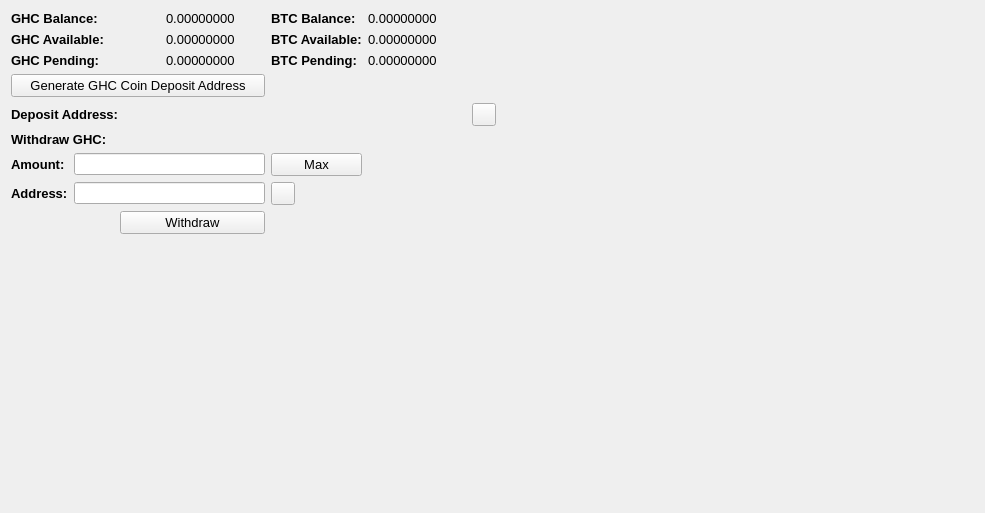
     <widget class="QWidget" name="BalanceTab">
      <attribute name="title">
       <string>Balance</string>
      </attribute>
      <layout class="QGridLayout" name="gridLayout_2">
       <item row="0" column="0" colspan="2">
        <widget class="QLabel" name="label_11">
         <property name="font">
          <font>
           <pointsize>10</pointsize>
           <weight>75</weight>
           <bold>true</bold>
          </font>
         </property>
         <property name="text">
          <string>GHC Balance:</string>
         </property>
        </widget>
       </item>
       <item row="0" column="3">
        <widget class="QLabel" name="DVYBalanceLabel">
         <property name="font">
          <font>
           <pointsize>10</pointsize>
          </font>
         </property>
         <property name="text">
          <string>0.00000000</string>
         </property>
         <property name="textInteractionFlags">
          <set>Qt::LinksAccessibleByMouse|Qt::TextSelectableByMouse</set>
         </property>
        </widget>
       </item>
       <item row="0" column="4">
        <widget class="QLabel" name="label_12">
         <property name="font">
          <font>
           <pointsize>10</pointsize>
           <weight>75</weight>
           <bold>true</bold>
          </font>
         </property>
         <property name="text">
          <string>BTC Balance:</string>
         </property>
        </widget>
       </item>
       <item row="0" column="5">
        <widget class="QLabel" name="BitcoinBalanceLabel">
         <property name="font">
          <font>
           <pointsize>10</pointsize>
          </font>
         </property>
         <property name="text">
          <string>0.00000000</string>
         </property>
         <property name="textInteractionFlags">
          <set>Qt::LinksAccessibleByMouse|Qt::TextSelectableByMouse</set>
         </property>
        </widget>
       </item>
       <item row="0" column="7" rowspan="10">
        <spacer name="horizontalSpacer_4">
         <property name="orientation">
          <enum>Qt::Horizontal</enum>
         </property>
         <property name="sizeHint" stdset="0">
          <size>
           <width>478</width>
           <height>488</height>
          </size>
         </property>
        </spacer>
       </item>
       <item row="1" column="0" colspan="2">
        <widget class="QLabel" name="label_13">
         <property name="font">
          <font>
           <pointsize>10</pointsize>
           <weight>75</weight>
           <bold>true</bold>
          </font>
         </property>
         <property name="text">
          <string>GHC Available:</string>
         </property>
        </widget>
       </item>
       <item row="1" column="3">
        <widget class="QLabel" name="DVYAvailableLabel_2">
         <property name="font">
          <font>
           <pointsize>10</pointsize>
          </font>
         </property>
         <property name="text">
          <string>0.00000000</string>
         </property>
         <property name="textInteractionFlags">
          <set>Qt::LinksAccessibleByMouse|Qt::TextSelectableByMouse</set>
         </property>
        </widget>
       </item>
       <item row="1" column="4">
        <widget class="QLabel" name="label_15">
         <property name="font">
          <font>
           <pointsize>10</pointsize>
           <weight>75</weight>
           <bold>true</bold>
          </font>
         </property>
         <property name="text">
          <string>BTC Available:</string>
         </property>
        </widget>
       </item>
       <item row="1" column="5">
        <widget class="QLabel" name="BitcoinAvailableLabel">
         <property name="font">
          <font>
           <pointsize>10</pointsize>
          </font>
         </property>
         <property name="text">
          <string>0.00000000</string>
         </property>
         <property name="textInteractionFlags">
          <set>Qt::LinksAccessibleByMouse|Qt::TextSelectableByMouse</set>
         </property>
        </widget>
       </item>
       <item row="2" column="0" colspan="2">
        <widget class="QLabel" name="label_14">
         <property name="font">
          <font>
           <pointsize>10</pointsize>
           <weight>75</weight>
           <bold>true</bold>
          </font>
         </property>
         <property name="text">
          <string>GHC Pending:</string>
         </property>
        </widget>
       </item>
       <item row="2" column="3">
        <widget class="QLabel" name="DVYPendingLabel">
         <property name="font">
          <font>
           <pointsize>10</pointsize>
          </font>
         </property>
         <property name="text">
          <string>0.00000000</string>
         </property>
         <property name="textInteractionFlags">
          <set>Qt::LinksAccessibleByMouse|Qt::TextSelectableByMouse</set>
         </property>
        </widget>
       </item>
       <item row="2" column="4">
        <widget class="QLabel" name="label_31">
         <property name="font">
          <font>
           <pointsize>10</pointsize>
           <weight>75</weight>
           <bold>true</bold>
          </font>
         </property>
         <property name="text">
          <string>BTC Pending:</string>
         </property>
        </widget>
       </item>
       <item row="2" column="5">
        <widget class="QLabel" name="BitcoinPendingLabel">
         <property name="font">
          <font>
           <pointsize>10</pointsize>
          </font>
         </property>
         <property name="text">
          <string>0.00000000</string>
         </property>
         <property name="textInteractionFlags">
          <set>Qt::LinksAccessibleByMouse|Qt::TextSelectableByMouse</set>
         </property>
        </widget>
       </item>
       <item row="3" column="0" colspan="4">
        <widget class="QPushButton" name="GenDepositBTN">
         <property name="font">
          <font>
           <pointsize>10</pointsize>
          </font>
         </property>
         <property name="text">
          <string>Generate GHC Coin Deposit Address</string>
         </property>
        </widget>
       </item>
       <item row="4" column="0" colspan="3">
        <widget class="QLabel" name="label_33">
         <property name="font">
          <font>
           <pointsize>10</pointsize>
           <weight>75</weight>
           <bold>true</bold>
          </font>
         </property>
         <property name="text">
          <string>Deposit Address:</string>
         </property>
        </widget>
       </item>
       <item row="4" column="3" colspan="3">
        <widget class="QLabel" name="DepositAddressLabel">
         <property name="minimumSize">
          <size>
           <width>300</width>
           <height>0</height>
          </size>
         </property>
         <property name="palette">
          <palette>
           <active>
            <colorrole role="WindowText">
             <brush brushstyle="SolidPattern">
              <color alpha="255">
               <red>0</red>
               <green>0</green>
               <blue>0</blue>
              </color>
             </brush>
            </colorrole>
            <colorrole role="Text">
             <brush brushstyle="SolidPattern">
              <color alpha="255">
               <red>0</red>
               <green>0</green>
               <blue>255</blue>
              </color>
             </brush>
            </colorrole>
           </active>
           <inactive>
            <colorrole role="WindowText">
             <brush brushstyle="SolidPattern">
              <color alpha="255">
               <red>0</red>
               <green>0</green>
               <blue>0</blue>
              </color>
             </brush>
            </colorrole>
            <colorrole role="Text">
             <brush brushstyle="SolidPattern">
              <color alpha="255">
               <red>0</red>
               <green>0</green>
               <blue>255</blue>
              </color>
             </brush>
            </colorrole>
           </inactive>
           <disabled>
            <colorrole role="WindowText">
             <brush brushstyle="SolidPattern">
              <color alpha="255">
               <red>120</red>
               <green>120</green>
               <blue>120</blue>
              </color>
             </brush>
            </colorrole>
            <colorrole role="Text">
             <brush brushstyle="SolidPattern">
              <color alpha="255">
               <red>120</red>
               <green>120</green>
               <blue>120</blue>
              </color>
             </brush>
            </colorrole>
           </disabled>
          </palette>
         </property>
         <property name="font">
          <font>
           <pointsize>10</pointsize>
           <weight>75</weight>
           <bold>true</bold>
          </font>
         </property>
         <property name="text">
          <string/>
         </property>
         <property name="alignment">
          <set>Qt::AlignRight|Qt::AlignTrailing|Qt::AlignVCenter</set>
         </property>
         <property name="textInteractionFlags">
          <set>Qt::LinksAccessibleByMouse|Qt::TextSelectableByKeyboard|Qt::TextSelectableByMouse</set>
         </property>
        </widget>
       </item>
       <item row="4" column="6">
        <widget class="QToolButton" name="DepositCopyButton">
         <property name="toolTip">
          <string>Copy to clipboard</string>
         </property>
         <property name="text">
          <string/>
         </property>
         <property name="icon">
          <iconset resource="../bitcoin.qrc">
           <normaloff>:/icons/editcopy</normaloff>:/icons/editcopy</iconset>
         </property>
         <property name="shortcut">
          <string>Alt+P</string>
         </property>
        </widget>
       </item>
       <item row="5" column="0" colspan="2">
        <widget class="QLabel" name="label_34">
         <property name="font">
          <font>
           <pointsize>10</pointsize>
           <weight>75</weight>
           <bold>true</bold>
          </font>
         </property>
         <property name="text">
          <string>Withdraw GHC:</string>
         </property>
        </widget>
       </item>
       <item row="6" column="0">
        <widget class="QLabel" name="label_26">
         <property name="font">
          <font>
           <pointsize>10</pointsize>
           <weight>75</weight>
           <bold>true</bold>
          </font>
         </property>
         <property name="text">
          <string>Amount:</string>
         </property>
        </widget>
       </item>
       <item row="6" column="1" colspan="3">
        <widget class="QLineEdit" name="WithdrawUnitsInput">
         <property name="font">
          <font>
           <pointsize>9</pointsize>
           <weight>75</weight>
           <bold>true</bold>
          </font>
         </property>
         <property name="text">
          <string/>
         </property>
        </widget>
       </item>
       <item row="6" column="4">
        <widget class="QPushButton" name="Withdraw_Max_Amount">
         <property name="font">
          <font>
           <pointsize>10</pointsize>
          </font>
         </property>
         <property name="text">
          <string>Max</string>
         </property>
        </widget>
       </item>
       <item row="7" column="0">
        <widget class="QLabel" name="label_10">
         <property name="font">
          <font>
           <pointsize>10</pointsize>
           <weight>75</weight>
           <bold>true</bold>
          </font>
         </property>
         <property name="text">
          <string>Address:</string>
         </property>
        </widget>
       </item>
       <item row="7" column="1" colspan="3">
        <widget class="QLineEdit" name="WithdrawAddress">
         <property name="font">
          <font>
           <pointsize>9</pointsize>
           <weight>75</weight>
           <bold>true</bold>
          </font>
         </property>
        </widget>
       </item>
       <item row="7" column="4">
        <widget class="QToolButton" name="WithdrawPasteButton">
         <property name="toolTip">
          <string>Paste from clipboard</string>
         </property>
         <property name="text">
          <string/>
         </property>
         <property name="icon">
          <iconset resource="../bitcoin.qrc">
           <normaloff>:/icons/editpaste</normaloff>:/icons/editpaste</iconset>
         </property>
         <property name="shortcut">
          <string>Alt+P</string>
         </property>
        </widget>
       </item>
       <item row="8" column="2" colspan="2">
        <widget class="QPushButton" name="WithdrawUnitsBtn">
         <property name="font">
          <font>
           <pointsize>10</pointsize>
          </font>
         </property>
         <property name="text">
          <string>Withdraw</string>
         </property>
        </widget>
       </item>
       <item row="9" column="0" colspan="6">
        <spacer name="verticalSpacer">
         <property name="orientation">
          <enum>Qt::Vertical</enum>
         </property>
         <property name="sizeHint" stdset="0">
          <size>
           <width>428</width>
           <height>262</height>
          </size>
         </property>
        </spacer>
       </item>
      </layout>
      <zorder>label_31</zorder>
      <zorder>label_15</zorder>
      <zorder>label_12</zorder>
      <zorder>label_14</zorder>
      <zorder>label_13</zorder>
      <zorder>label_11</zorder>
      <zorder>BitcoinBalanceLabel</zorder>
      <zorder>DVYBalanceLabel</zorder>
      <zorder>DVYAvailableLabel_2</zorder>
      <zorder>DVYPendingLabel</zorder>
      <zorder>BitcoinAvailableLabel</zorder>
      <zorder>BitcoinPendingLabel</zorder>
      <zorder>label_33</zorder>
      <zorder>GenDepositBTN</zorder>
      <zorder>DepositAddressLabel</zorder>
      <zorder>Withdraw_Max_Amount</zorder>
      <zorder>label_34</zorder>
      <zorder>WithdrawUnitsInput</zorder>
      <zorder>label_10</zorder>
      <zorder>label_26</zorder>
      <zorder>WithdrawAddress</zorder>
      <zorder>WithdrawUnitsBtn</zorder>
      <zorder>horizontalSpacer_4</zorder>
      <zorder>verticalSpacer</zorder>
      <zorder>WithdrawPasteButton</zorder>
      <zorder>DepositCopyButton</zorder>
     </widget>
